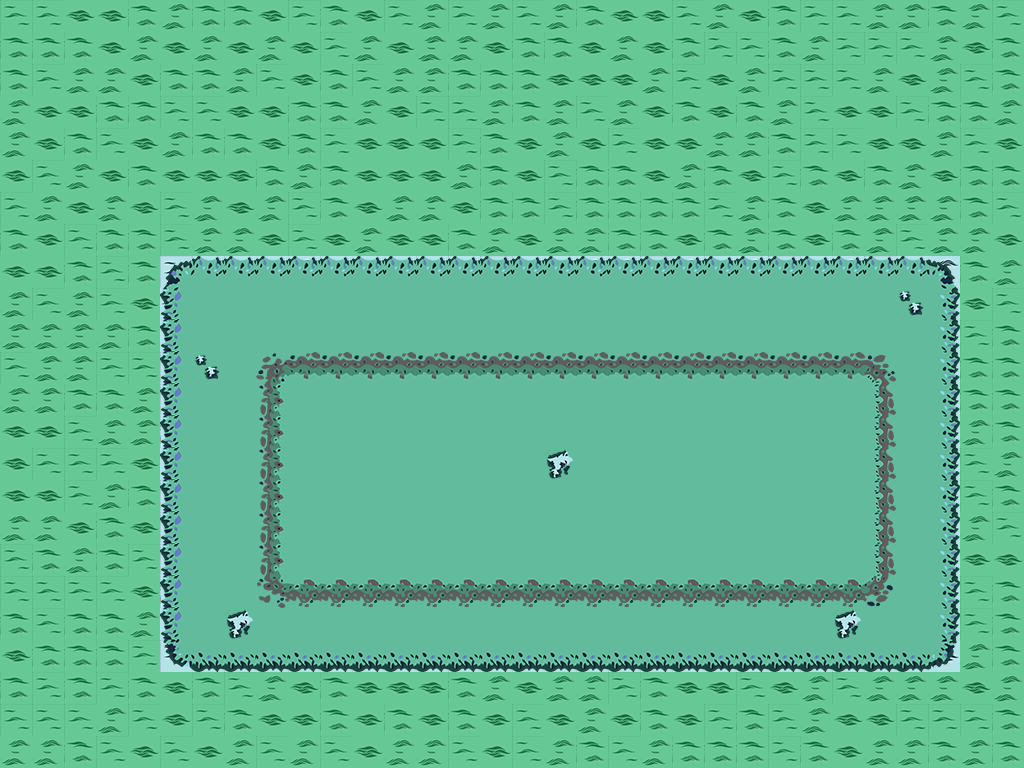

Tiled map render using the project's own tile images. Description and the map definition, with tile-layer contents summarised, below:
An orthogonal 32x24 tile map with 32x32 px tiles, 8 tile layers (Background, Ground, Overground, GroundObjects, ...), 4 hidden layers not drawn, 8 tilesets and 6 objects (Player).

<map version="1.0" orientation="orthogonal" renderorder="right-down" width="32" height="24" tilewidth="32" tileheight="32" nextobjectid="19">
 <properties>
  <property name="unity:resource" value="True" />
 </properties>
 <tileset firstgid="1" name="coll" tilewidth="32" tileheight="32" tilecount="1" columns="1">
  <image source="../img/coll.png" width="32" height="32" />
  <tile id="0">
   <objectgroup draworder="index">
    <object id="1" x="0" y="0" width="32" height="32" />
   </objectgroup>
  </tile>
 </tileset>
 <tileset firstgid="2" name="coll_right" tilewidth="32" tileheight="32" tilecount="1" columns="1">
  <image source="../img/coll_right.png" width="32" height="32" />
  <tile id="0">
   <objectgroup draworder="index">
    <object id="1" x="16" y="0" width="16" height="32" />
   </objectgroup>
  </tile>
 </tileset>
 <tileset firstgid="3" name="coll_left" tilewidth="32" tileheight="32" tilecount="1" columns="1">
  <image source="../img/coll_left.png" width="32" height="32" />
  <tile id="0">
   <objectgroup draworder="index">
    <object id="1" x="0" y="0" width="16" height="32" />
   </objectgroup>
  </tile>
 </tileset>
 <tileset firstgid="4" name="obj1" tilewidth="32" tileheight="32" tilecount="36" columns="12">
  <image source="../img/Holy Waters/w_obj1.png" width="384" height="96" />
 </tileset>
 <tileset firstgid="40" name="obj2" tilewidth="32" tileheight="32" tilecount="36" columns="12">
  <image source="../img/Holy Waters/w_obj2.png" width="384" height="96" />
 </tileset>
 <tileset firstgid="76" name="terrain" tilewidth="32" tileheight="32" tilecount="36" columns="12">
  <image source="../img/Holy Waters/w_terrain.png" width="384" height="96" />
  <terraintypes>
   <terrain name="water_terrain" tile="13" />
  </terraintypes>
  <tile id="0" terrain=",,,0" />
  <tile id="1" terrain=",,0,0" />
  <tile id="2" terrain=",,0," />
  <tile id="10" terrain="0,0,0," />
  <tile id="11" terrain="0,0,,0" />
  <tile id="12" terrain=",0,,0" />
  <tile id="13" terrain="0,0,0,0" />
  <tile id="14" terrain="0,,0," />
  <tile id="22" terrain="0,,0,0" />
  <tile id="23" terrain=",0,0,0" />
  <tile id="24" terrain=",0,," />
  <tile id="25" terrain="0,0,," />
  <tile id="26" terrain="0,,," />
 </tileset>
 <tileset firstgid="112" name="terrain2" tilewidth="32" tileheight="32" tilecount="36" columns="12">
  <image source="../img/Holy Waters/w_terrain2.png" width="384" height="96" />
  <terraintypes>
   <terrain name="terrain2" tile="13" />
  </terraintypes>
  <tile id="0" terrain=",,,0" />
  <tile id="1" terrain=",,0,0" />
  <tile id="2" terrain=",,0," />
  <tile id="10" terrain="0,0,0," />
  <tile id="11" terrain="0,0,,0" />
  <tile id="12" terrain=",0,,0" />
  <tile id="13" terrain="0,0,0,0" />
  <tile id="14" terrain="0,,0," />
  <tile id="22" terrain="0,,0,0" />
  <tile id="23" terrain=",0,0,0" />
  <tile id="24" terrain=",0,," />
  <tile id="25" terrain="0,0,," />
  <tile id="26" terrain="0,,," />
 </tileset>
 <tileset firstgid="148" name="water" tilewidth="32" tileheight="32" tilecount="36" columns="12">
  <image source="../img/Holy Waters/waters.png" width="384" height="96" />
  <terraintypes>
   <terrain name="water" tile="16" />
  </terraintypes>
  <tile id="0" terrain=",,,0" />
  <tile id="1" terrain=",,0,0" />
  <tile id="2" terrain=",,0," />
  <tile id="10" terrain="0,0,0," />
  <tile id="11" terrain="0,0,,0" />
  <tile id="12" terrain=",0,,0" />
  <tile id="13" terrain="0,0,0,0" />
  <tile id="14" terrain="0,,0," />
  <tile id="22" terrain="0,,0,0" />
  <tile id="23" terrain=",0,0,0" />
  <tile id="24" terrain=",0,," />
  <tile id="25" terrain="0,0,," />
  <tile id="26" terrain="0,,," />
 </tileset>
 <layer name="Background" width="32" height="24">
  <properties>
   <property name="unity:sortingLayerName" value="Background" />
  </properties>
  <data>[768 cells, 768 non-empty, 4 distinct tile ids]</data>
 </layer>
 <layer name="Ground" width="32" height="24">
  <properties>
   <property name="unity:sortingLayerName" value="Ground" />
  </properties>
  <data>[768 cells, 325 non-empty, 9 distinct tile ids]</data>
 </layer>
 <layer name="Overground" width="32" height="24">
  <properties>
   <property name="unity:sortingLayerName" value="Overground" />
  </properties>
  <data>[768 cells, 164 non-empty, 11 distinct tile ids]</data>
 </layer>
 <layer name="GroundObjects" width="32" height="24">
  <properties>
   <property name="unity:sortingLayerName" value="GroundObjects" />
  </properties>
  <data>[768 cells, 0 non-empty, 0 distinct tile ids]</data>
 </layer>
 <layer name="TopObjects" width="32" height="24">
  <properties>
   <property name="unity:sortingLayerName" value="TopObjects" />
  </properties>
  <data>[768 cells, 0 non-empty, 0 distinct tile ids]</data>
 </layer>
 <layer name="GroundObjects2" width="32" height="24">
  <properties>
   <property name="unity:sortingLayerName" value="GroundObjects2" />
  </properties>
  <data>[768 cells, 0 non-empty, 0 distinct tile ids]</data>
 </layer>
 <layer name="TopObjects2" width="32" height="24">
  <properties>
   <property name="unity:sortingLayerName" value="TopObjects2" />
  </properties>
  <data>[768 cells, 0 non-empty, 0 distinct tile ids]</data>
 </layer>
 <layer name="DBNorth" width="32" height="24" visible="0">
  <properties>
   <property name="unity:sortingLayerName" value="GroundObjects" />
   <property name="unity:tag" value="DBNorth" />
  </properties>
  <data>[768 cells, 0 non-empty, 0 distinct tile ids]</data>
 </layer>
 <layer name="DBSouth" width="32" height="24" visible="0">
  <properties>
   <property name="unity:sortingLayerName" value="GroundObjects" />
   <property name="unity:tag" value="DBSouth" />
  </properties>
  <data>[768 cells, 0 non-empty, 0 distinct tile ids]</data>
 </layer>
 <layer name="DBWest" width="32" height="24" visible="0">
  <properties>
   <property name="unity:sortingLayerName" value="GroundObjects" />
   <property name="unity:tag" value="DBWest" />
  </properties>
  <data>[768 cells, 0 non-empty, 0 distinct tile ids]</data>
 </layer>
 <layer name="DBEast" width="32" height="24" visible="0">
  <properties>
   <property name="unity:sortingLayerName" value="GroundObjects" />
   <property name="unity:tag" value="DBEast" />
  </properties>
  <data>[768 cells, 0 non-empty, 0 distinct tile ids]</data>
 </layer>
 <layer name="Collision" width="32" height="24" opacity="0.54">
  <data>[768 cells, 443 non-empty, 1 distinct tile ids]</data>
 </layer>
 <objectgroup name="Spawns">
  <properties>
   <property name="unity:tag" value="SpawnLayer" />
  </properties>
  <object id="3" name="Player" x="234.833" y="333" width="10" height="10">
   <properties>
    <property name="SpawnName" value="Player" />
    <property name="SpawnNumber" value="1" />
   </properties>
   <ellipse />
  </object>
  <object id="14" x="734.774" y="460.318" width="75" height="75">
   <properties>
    <property name="SpawnName" value="WaterBoss" />
    <property name="SpawnNumber" value="1" />
   </properties>
   <ellipse />
  </object>
 </objectgroup>
 <objectgroup name="Doors">
  <properties>
   <property name="unity:tag" value="DoorsLayer" />
  </properties>
 </objectgroup>
 <objectgroup name="Items">
  <object id="9" x="302.17" y="540.833" width="24" height="24">
   <properties>
    <property name="item" value="item" />
   </properties>
   <ellipse />
  </object>
 </objectgroup>
</map>
